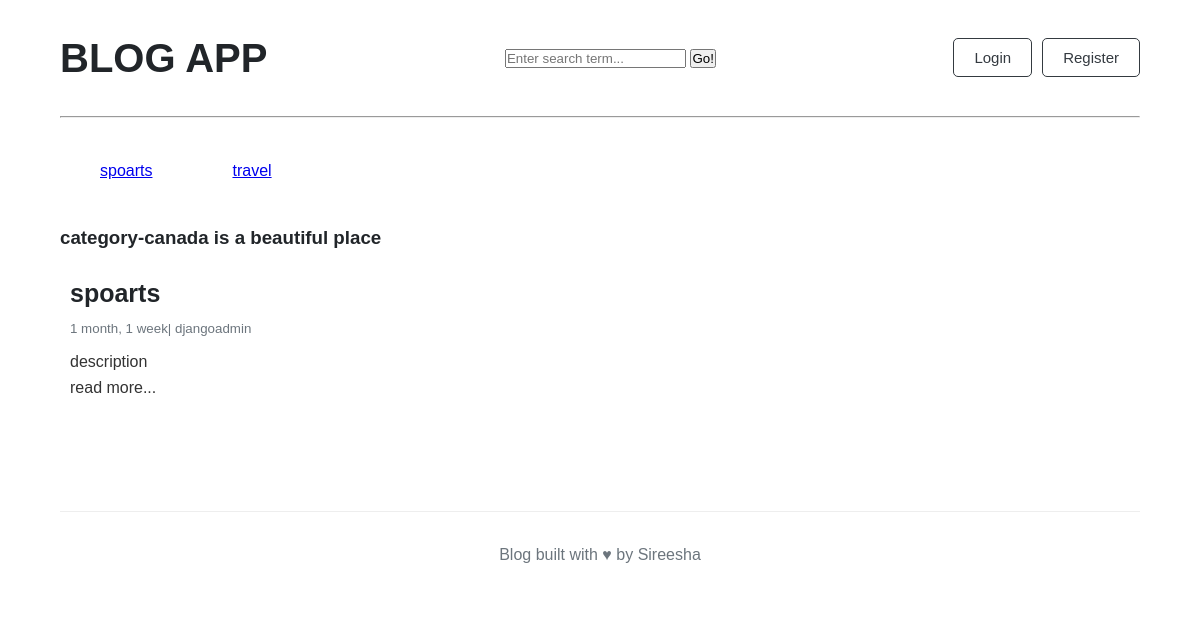
The page /category/1/ on the database as committed earlier.
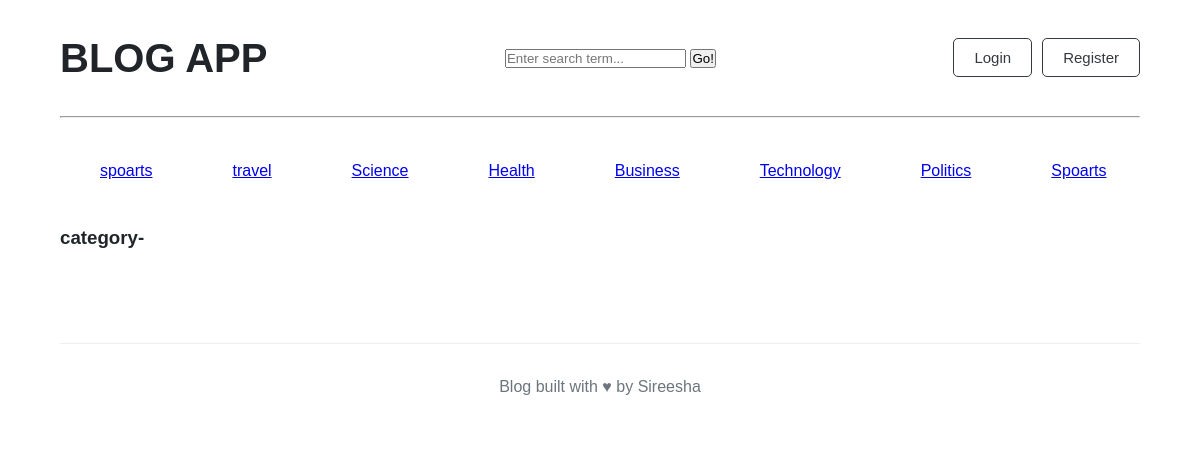
The same page on the database as committed later.
### blogs/models.py (models this page shows)
class category(models.Model):
    category_name = models.CharField(max_length = 40,unique = True)
    created_at = models.DateTimeField(auto_now_add=True)
    updated_at = models.DateTimeField(auto_now = True)
    class Meta:
        verbose_name_plural='categories'
    def __str__(self):
        return self.category_name

class Blog(models.Model):
    title = models.CharField(max_length=100)
    slug = models.SlugField(max_length=150, unique=True, blank=True)
    category = models.ForeignKey(category, on_delete=models.CASCADE)
    author = models.ForeignKey(User, on_delete=models.CASCADE)
    featured_image = models.ImageField(upload_to='uploads/%Y/%m/%d')
    short_description = models.TextField(max_length=500)
    blog_body = models.TextField(max_length=2000)
    status = models.CharField(max_length=20, choices=STATUS_CHOICES, default="Draft")
    is_featured = models.BooleanField(default=False)
    created_at = models.DateTimeField(auto_now_add=True)
    updated_at = models.DateTimeField(auto_now=True)
    def __str__(self):
        return self.title

### blogs/views.py (the view)
# urls.py: path('<int:category_id>/',views.category_pages,name ='category_pages')
def category_pages(req,category_id):
  try:
      context = Blog.objects.filter(category = category_id)
      print(context)
      category_ids = Blog.objects.get(pk=category_id)
      return render(req,'category_pages.html',{'context':context,'category_ids':category_ids})
  except:
      return render(req,'category_pages.html')

### blogs/context_processors.py (called while the page is built)
def get_categories(request):
    categories = category.objects.all()
    return dict(categories=categories)

def searching(request):
    keyword = request.GET.get('keyword')
    print(keyword)
    return dict(keyword = keyword)

### blogs/Templates/category_pages.html
{% extends 'base.html' %}
{% block content %}
<h3>category-{{category_ids}}</h3>
<div class="featured_container">
    <div class="featured-posts">
    {%for post in context%}
           <div class="post-card">
                <div class="card-body">
                    <h3><a href="{% url 'single_blog' post.slug %}">{{post.title}}</a></h3>
                    <small> {{post.created_at |timesince}}| {{post.author}} </small>
                    <p>
                        {{post.short_description | truncatewords:25}}
                    </p>
                    <p>read more...</p>
                 </div>
             </div>
    {% endfor %}
    </div>
    </div>
{% endblock %}

### blogs/Templates/base.html (shortened to what this page needs)
{% load static %}
<!DOCTYPE html>
<html lang="en">
<head>
<link rel="stylesheet" href="{% static 'css/blog.css' %}">
</head>
<body>
<main class="container">
    <div class="nav">
       <h2>BLOG APP</h2>
            <div class="card mb-4">
                <div class="card-body">
                    <form method="GET" action="{% url 'search'%}">
                        <div class="input-group">
                            <input class="form-control" type="text" value="{{keyword|default:''}}" name="keyword" placeholder="Enter search term...">
                            <button class="btn btn-primary"type="submit">
                                Go!
                            </button>
                        </div>
                    </form>
                </div>
            </div>
        <div class="buttons">
        <button>Login</button>
        <button>Register</button>
    </div>
</div>
<hr>
<div class="topics">
            {% for topic in  categories %}
               <a href="{% url 'category_pages' topic.id%}" style="margin:40px">{{topic.category_name}}</a>
            {% endfor %}
</div>
 {% block content %}
 {% endblock %}
<footer>
    <p>
        Blog built with ♥ by Sireesha
    </p>
</footer>
</body>
</html>

Rows that differ between the two databases and show on the page:
removed Blog: title "canada is a beautiful place"
no longer on this page (row edited): Blog: title "spoarts", created_at "1 month, 1 week", author "djangoadmin", short_description "description"
added category: category_name "Science"
added category: category_name "Health"
added category: category_name "Business"
added category: category_name "Technology"
added category: category_name "Politics"
added category: category_name "Spoarts"
